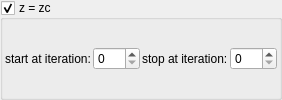
    <widget class="MyGroupBox" name="groupCheck_transf_function_enabledZc_false">
     <property name="toolTip">
      <string/>
     </property>
     <property name="title">
      <string>z = zc&amp;</string>
     </property>
     <property name="checkable">
      <bool>true</bool>
     </property>
     <layout class="QVBoxLayout" name="verticalLayout_58">
      <property name="spacing">
       <number>2</number>
      </property>
      <property name="leftMargin">
       <number>2</number>
      </property>
      <property name="topMargin">
       <number>2</number>
      </property>
      <property name="rightMargin">
       <number>2</number>
      </property>
      <property name="bottomMargin">
       <number>2</number>
      </property>
      <item>
       <layout class="QGridLayout" name="gridLayout_19" columnstretch="0,0,0,0">
        <property name="spacing">
         <number>2</number>
        </property>
        <item row="0" column="1">
         <widget class="MySpinBox" name="spinboxInt_transf_start_iterations_Zc">
          <property name="sizePolicy">
           <sizepolicy hsizetype="Minimum" vsizetype="Maximum">
            <horstretch>0</horstretch>
            <verstretch>0</verstretch>
           </sizepolicy>
          </property>
          <property name="maximum">
           <number>999</number>
          </property>
         </widget>
        </item>
        <item row="0" column="2">
         <widget class="QLabel" name="label_270">
          <property name="text">
           <string>stop at iteration:</string>
          </property>
         </widget>
        </item>
        <item row="0" column="0">
         <widget class="QLabel" name="label_269">
          <property name="text">
           <string>start at iteration:</string>
          </property>
         </widget>
        </item>
        <item row="0" column="3">
         <widget class="MySpinBox" name="spinboxInt_transf_stop_iterations_Zc">
          <property name="sizePolicy">
           <sizepolicy hsizetype="Minimum" vsizetype="Maximum">
            <horstretch>0</horstretch>
            <verstretch>0</verstretch>
           </sizepolicy>
          </property>
          <property name="maximum">
           <number>999</number>
          </property>
         </widget>
        </item>
       </layout>
      </item>
     </layout>
    </widget>
